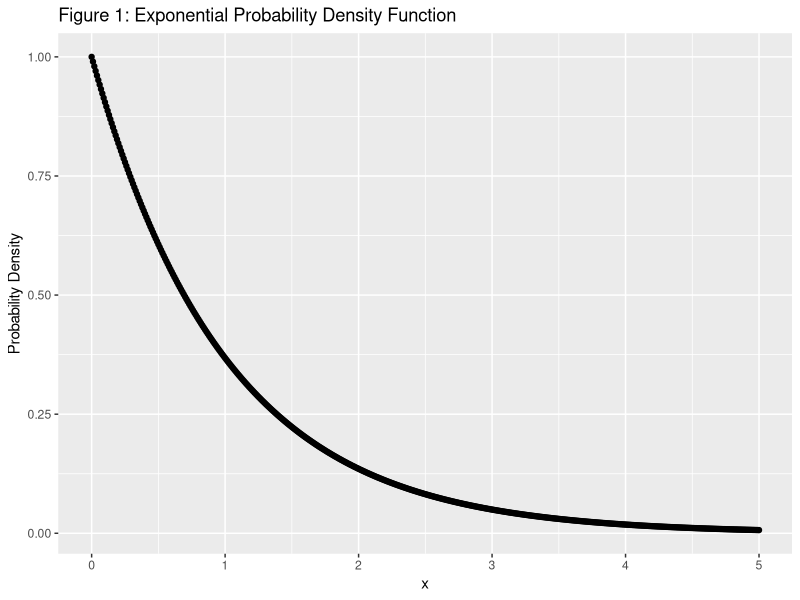
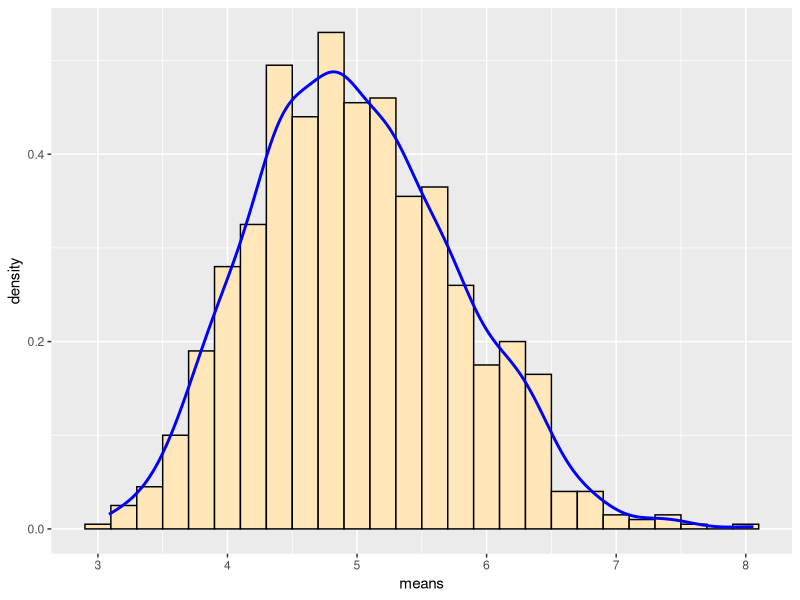

The R script that drew these images, in order:
## ---- chunk 1
knitr::opts_chunk$set(fig.path = "figure/")
set.seed(1)
library(ggplot2)
## ---- chunk 2
x <- seq(0.0, 5.0, 0.01)
y <- dexp(x)
qplot(x, y, type="l", xlab = "x", ylab = "Probability Density", main = "Figure 1: Exponential Probability Density Function")
## ---- chunk 3
sims <- 1000
lambda <- 0.2
n <- 40
## ---- chunk 4
exp_sim <- matrix(rexp(sims * n, lambda), sims, n)
means <- rowMeans(exp_sim)
## ---- chunk 5
print(sample_mean <- mean(means))
print(theoretical_mean <- 1/lambda)
## ---- chunk 6
print(sample_variance <- var(means))
print(theoretical_variance <- ((1 / lambda)^2)/40)
## ---- chunk 7
ggplot(data.frame(means), aes(x = means)) + geom_histogram(aes(y=..density..), colour = "black", fill = "wheat1", binwidth = lambda) + geom_density(colour = "blue", size = 1)
## ---- chunk 8
sessionInfo()
